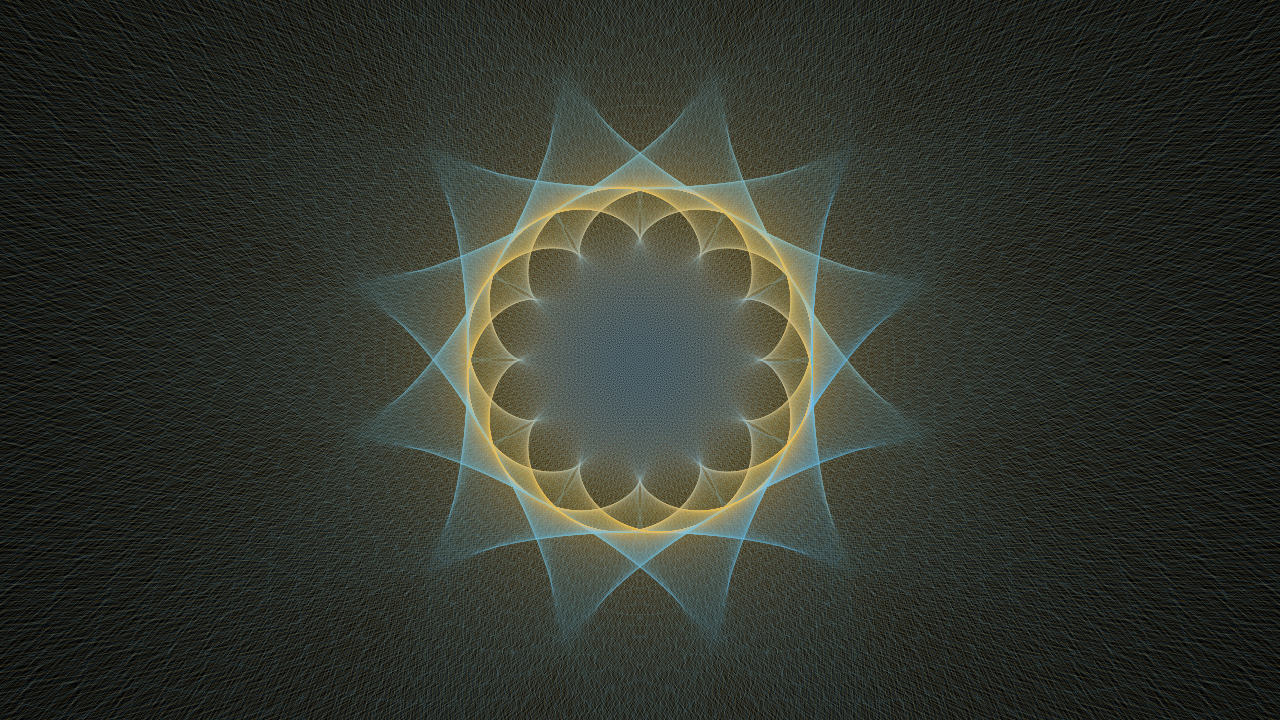

Reproduce this figure in Python.
# barebones example of TB rendering stripped of extraneous abstractions 
# for easier profiling and experimentation with optimizations 

import matplotlib
matplotlib.use("agg")
from matplotlib import pyplot
from matplotlib.collections import LineCollection
import numpy
from numpy import pi, sin, cos, sqrt, ndarray, linspace, array, newaxis
import numexpr

###############################################################################
## Render settings

# taylor poly properties
n_tan     = 5000    # how many polynomial curves
tan_res   = 1024    # how many coordinate points per poly
tan_span  = 8       # span of poly curve around the point of tangency
tan_lw    = 0.25    # line width of poly curve
tan_alpha = 0.2     # opacity of poly curve

# figure properties
zoom = 3
fig_size    = (16,9)
fig_dpi     = 80
fig_window  = [-zoom*16,zoom*16,-zoom*9,zoom*9]
fig_bgcolor = 'k'

filename = "tb_simple.png"

###############################################################################
## Calculating the curves. Taylor polynomials of order 2 
## on a (12,1) epitrochoid 

# points of tangency for the Taylor Polynomial curves
t = linspace(0, 2*pi, n_tan, endpoint=False)

d = 1. / 11.  ## eccentricity of epitrochoid 

# parametric curve points and derivatives of order 1, 2
def generating_curve():
    x   =  13*cos(t) - d*    cos(13*t)
    dx  = -13*sin(t) + d* 13*sin(13*t)
    d2x = -13*cos(t) + d*169*cos(13*t)
    y   =  13*sin(t) - d*    sin(13*t)
    dy  =  13*cos(t) - d* 13*cos(13*t)
    d2y = -13*sin(t) + d*169*sin(13*t)
    return (x,dx,d2x,y,dy,d2y)

# coeffs of Taylor poly curves   |   shape (n, 2, 3)
def taylor_polys():
    (x,dx,d2x,y,dy,d2y) = generating_curve()
    polys = ndarray((n_tan,2,3)) # index order: curve, x/y, coeff of 1/a/a**2
    polys[:,0,0] = x - t*dx + .5*t**2*d2x
    polys[:,0,1] = dx - t*d2x
    polys[:,0,2] = .5*d2x
    polys[:,1,0] = y - t*dy + .5*t**2*d2y
    polys[:,1,1] = dy - t*d2y
    polys[:,1,2] = .5*d2y
    return polys

# parameter values for taylor polys
def taylorcurve_params():
    _params = linspace(-tan_span, tan_span, tan_res)
    params = _params + t[:,newaxis]  # shape (n, r) : (corresponding poly, parameter value)
    return params

# curve coordinates of taylor polys
def taylorcurve_coords():
    p = taylor_polys()
    a = taylorcurve_params()
    # evaluating the polys at the parameter values
    # broadcasting shapes of p and a:
    #    n _ 2 3    p
    #  , n r _      a
    # -> n r 2      (point coordinates of the curves )
    p.shape = (n_tan,       1, 2, 3)   # for broadcasting
    a.shape = (n_tan, tan_res, 1)      # for broadcasting
    p0, p1, p2 = p[...,0], p[...,1], p[...,2]
    coords = numexpr.evaluate("p0 + a*(p1 + a*p2)")
    return coords

###############################################################################
## Plotting

# curve colors
def taylorcurve_colors():
    c0 = array([.4, .8,  1, tan_alpha])  # light blue
    c1 = array([ 1, .8, .3, tan_alpha])  # yellow
    w = 0.5*(1-cos(12*t))     # weighting of c1 / c2
    w.shape = (n_tan, 1)      # for broadcasting
    colors = sqrt( (1-w)*c0**2 + w*c1**2 )  # weighted average in linear color space
    return colors

# making line collection
lines = LineCollection(taylorcurve_coords(), lw=tan_lw, 
                       colors=taylorcurve_colors())

# setting up plotting surface
fig = pyplot.gcf()
fig.set_size_inches(*fig_size)
ax = pyplot.gca()
ax.set_position([0,0,1,1])
ax.axis(fig_window)
ax.axis("off")

# adding lines and saving image file
ax.add_collection(lines)
fig.savefig(filename, dpi=fig_dpi, facecolor=fig_bgcolor)
print "saved file: {}".format(filename)

#DONE!
